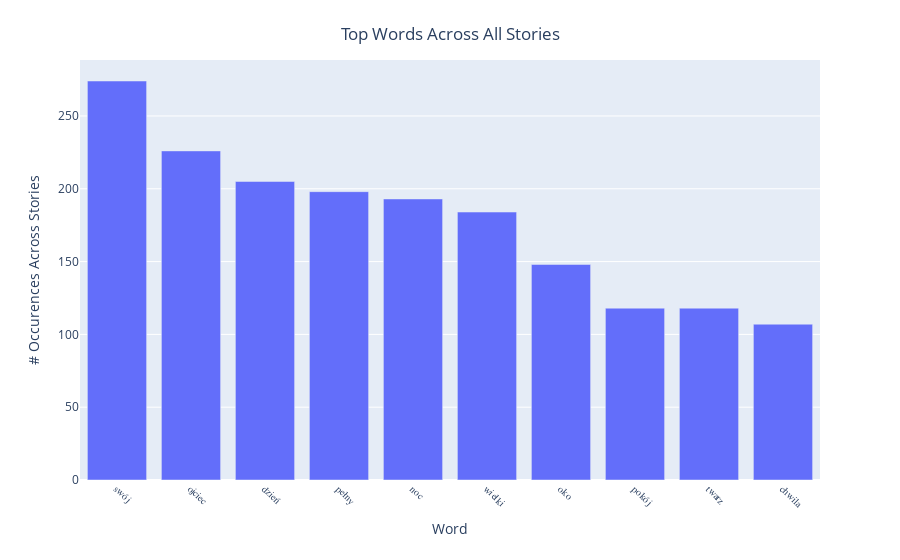

This figure's notebook cell:
### Code cell
fig = px.bar(tw_df.sort_values(by='occurrence', ascending=False), x='word', y='occurrence')
fig.update_layout(
    title={
        'text': "Top Words Across All Stories",
        'y':0.95,
        'x':0.50,
        'xanchor': 'center',
        'yanchor': 'top'
    })
fig.update_xaxes(title_text='Word', tickangle=45, tickfont=dict(family='Rockwell', size=10))
fig.update_yaxes(title_text='# Occurences Across Stories')
fig.show()

### Figure 1 — Plotly figure (JSON) as saved in the notebook; plotly's stock layout.template omitted (floating-point values rounded to 4 significant figures)
{"data": [{"alignmentgroup": "True", "hoverlabel": {"namelength": 0}, "hovertemplate": "word=%{x}<br>occurrence=%{y}", "legendgroup": "", "marker": {"color": "#636efa"}, "name": "", "offsetgroup": "", "orientation": "v", "showlegend": false, "textposition": "auto", "type": "bar", "x": ["swój", "ojciec", "dzień", "pełny", "noc", "wielki", "oko", "pokój", "twarz", "chwila"], "xaxis": "x", "y": [274, 226, 205, 198, 193, 184, 148, 118, 118, 107], "yaxis": "y"}], "layout": {"barmode": "relative", "legend": {"tracegroupgap": 0}, "margin": {"t": 60}, "title": {"text": "Top Words Across All Stories", "x": 0.5, "xanchor": "center", "y": 0.95, "yanchor": "top"}, "xaxis": {"anchor": "y", "domain": [0, 1], "tickangle": 45, "tickfont": {"family": "Rockwell", "size": 10}, "title": {"text": "Word"}}, "yaxis": {"anchor": "x", "domain": [0, 1], "title": {"text": "# Occurences Across Stories"}}}}
